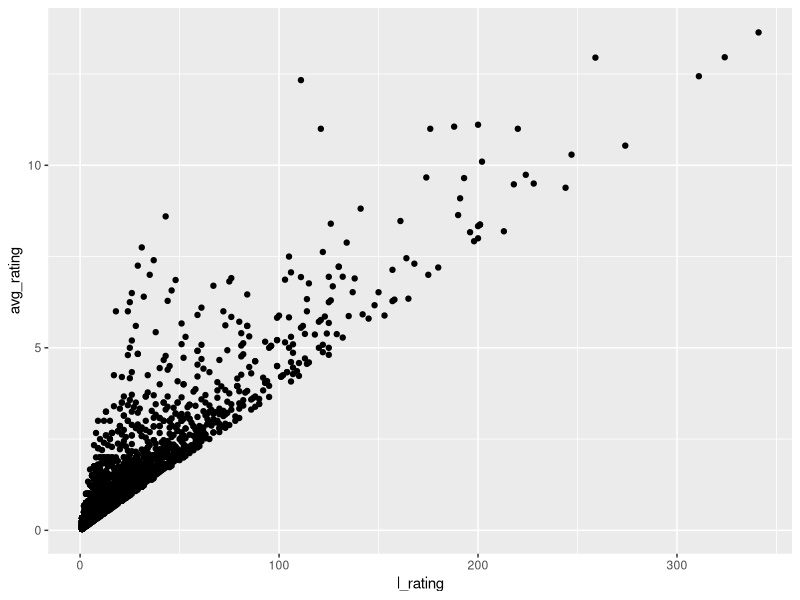
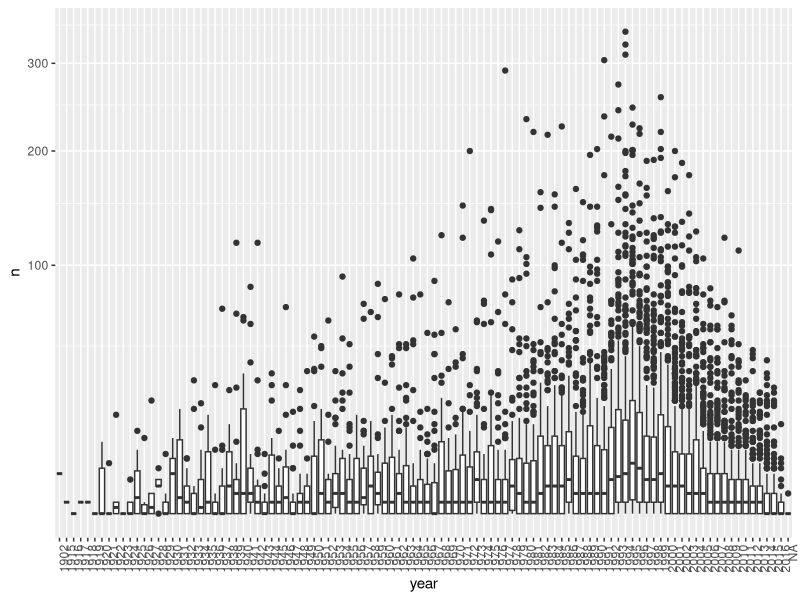
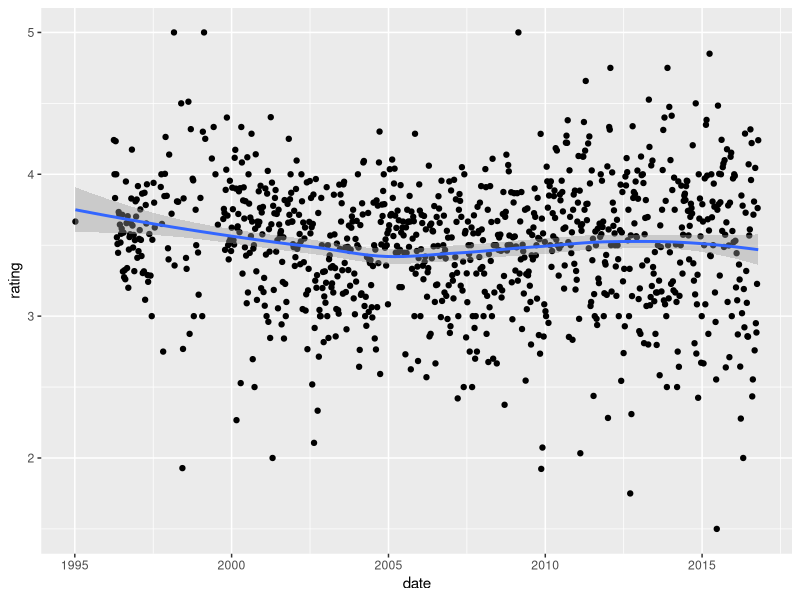
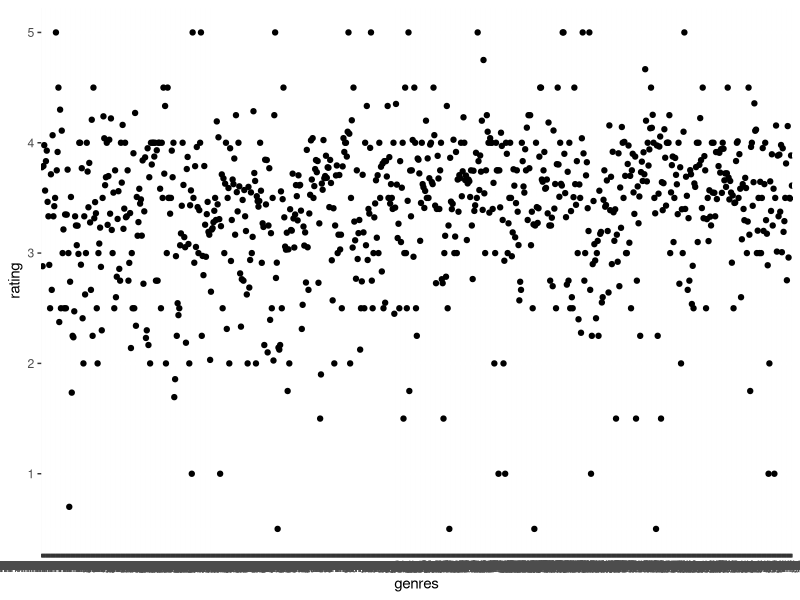

Reproduce these figures in R, in order.
## ---- chunk 1
library(dslabs)
library(dplyr)
library(lubridate)
library(tidyverse)
data("movielens")
## ---- chunk 2
movielens  %>% group_by(year,movieId,title) %>% select(movieId, year, rating,title) %>% arrange(year,movieId,title) %>% summarize( n_rating=mean((rating)), l_rating=length(rating)) %>% filter(year > 1992, title %in% c("Shawshank Redemption, The", "Forrest Gump")) %>% arrange(desc(n_rating)) 
    
## ---- chunk 3
dat <- movielens %>% filter(year > 1992, title %in% c("Forrest Gump")) %>% select(movieId, year, rating,title,timestamp) %>% mutate(n_year=format(as.POSIXct(timestamp,origin="1970-01-01"),"%Y")) 
dat
dat  %>% summarize( n_rating=mean(rating), l_rating=length(rating), avg_rating=(length(rating)/(2018 - unique(year) + 1)))



## ---- chunk 4
dat <- movielens %>% filter(year > 1992) %>% select(movieId, year, rating,title,timestamp) %>% mutate(n_year=format(as.POSIXct(timestamp,origin="1970-01-01"),"%Y")) 
dat
dat  %>% group_by(year,movieId,title) %>% summarize( n_rating=mean(rating), l_rating=length(rating), avg_rating=(l_rating)/(2018 - unique(year) + 1)) %>% ggplot(aes(l_rating,avg_rating))+ geom_point()
## ---- chunk 5
movielens   %>% filter(year > 1992, title %in% c( "Forrest Gump")) %>% select(year, rating, title) %>% group_by(year)  
## ---- chunk 6
movielens %>% group_by(movieId) %>% mutate( year > 1992) %>%
	summarize(n = n(), year = as.character(first(year))) %>%
	qplot(year, n, data = ., geom = "boxplot") +
	coord_trans(y = "sqrt") +
	theme(axis.text.x = element_text(angle = 90, hjust = 1))
## ---- chunk 7


movielens <- mutate(movielens, date = as_datetime(timestamp))
movielens
movielens %>% mutate(date = round_date(date, unit = "week")) %>%
	group_by(date) %>%
	summarize(rating = mean(rating)) %>%
	ggplot(aes(date, rating)) +
	geom_point() +
	geom_smooth()

## ---- chunk 8
movielens %>% 
	group_by(genres) %>%
	summarize(rating = mean(rating)) %>%
	ggplot(aes(genres, rating)) +
	geom_point() +
	geom_smooth()


movielens  %>% group_by(genres) %>% filter(length(rating)>1000) %>% summarize( n_rating=mean(rating), sd=sd(rating)) %>% arrange(n_rating)
